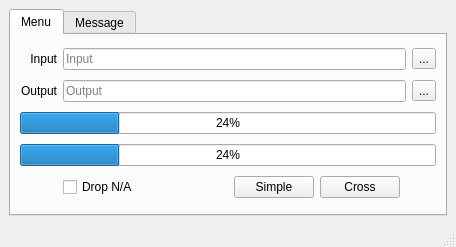
<?xml version="1.0" encoding="UTF-8"?>
<ui version="4.0">
 <class>MainWindow</class>
 <widget class="QMainWindow" name="MainWindow">
  <property name="geometry">
   <rect>
    <x>0</x>
    <y>0</y>
    <width>456</width>
    <height>247</height>
   </rect>
  </property>
  <property name="windowTitle">
   <string>MainWindow</string>
  </property>
  <widget class="QWidget" name="centralwidget">
   <layout class="QGridLayout" name="gridLayout_3">
    <item row="0" column="0">
     <widget class="QTabWidget" name="tabWidget">
      <property name="currentIndex">
       <number>0</number>
      </property>
      <widget class="QWidget" name="tabMenu">
       <attribute name="title">
        <string>Menu</string>
       </attribute>
       <layout class="QGridLayout" name="gridLayout">
        <item row="1" column="7">
         <widget class="QToolButton" name="toolButtonOutput">
          <property name="text">
           <string>...</string>
          </property>
         </widget>
        </item>
        <item row="0" column="1">
         <widget class="QLabel" name="labelInput">
          <property name="text">
           <string>Input</string>
          </property>
          <property name="alignment">
           <set>Qt::AlignRight|Qt::AlignTrailing|Qt::AlignVCenter</set>
          </property>
         </widget>
        </item>
        <item row="4" column="2">
         <widget class="QCheckBox" name="checkBoxDropNA">
          <property name="text">
           <string>Drop N/A</string>
          </property>
         </widget>
        </item>
        <item row="4" column="5">
         <widget class="QPushButton" name="pushButtonCross">
          <property name="text">
           <string>Cross</string>
          </property>
         </widget>
        </item>
        <item row="2" column="1" colspan="7">
         <widget class="QProgressBar" name="progressBarGeneral">
          <property name="value">
           <number>24</number>
          </property>
         </widget>
        </item>
        <item row="4" column="3">
         <spacer name="horizontalSpacer">
          <property name="orientation">
           <enum>Qt::Horizontal</enum>
          </property>
          <property name="sizeHint" stdset="0">
           <size>
            <width>90</width>
            <height>20</height>
           </size>
          </property>
         </spacer>
        </item>
        <item row="1" column="1">
         <widget class="QLabel" name="labelOutput">
          <property name="text">
           <string>Output</string>
          </property>
          <property name="alignment">
           <set>Qt::AlignRight|Qt::AlignTrailing|Qt::AlignVCenter</set>
          </property>
         </widget>
        </item>
        <item row="0" column="2" colspan="5">
         <widget class="QLineEdit" name="lineEditInput">
          <property name="dragEnabled">
           <bool>false</bool>
          </property>
          <property name="placeholderText">
           <string>Input</string>
          </property>
         </widget>
        </item>
        <item row="0" column="7">
         <widget class="QToolButton" name="toolButtonInput">
          <property name="text">
           <string>...</string>
          </property>
         </widget>
        </item>
        <item row="3" column="1" colspan="7">
         <widget class="QProgressBar" name="progressBar">
          <property name="value">
           <number>24</number>
          </property>
         </widget>
        </item>
        <item row="1" column="2" colspan="5">
         <widget class="QLineEdit" name="lineEditOutput">
          <property name="placeholderText">
           <string>Output</string>
          </property>
         </widget>
        </item>
        <item row="4" column="4">
         <widget class="QPushButton" name="pushButtonSimple">
          <property name="text">
           <string>Simple</string>
          </property>
         </widget>
        </item>
       </layout>
      </widget>
      <widget class="QWidget" name="tabMessage">
       <attribute name="title">
        <string>Message</string>
       </attribute>
       <layout class="QGridLayout" name="gridLayout_2">
        <item row="0" column="0">
         <widget class="QListView" name="listView"/>
        </item>
       </layout>
      </widget>
     </widget>
    </item>
   </layout>
  </widget>
  <widget class="QStatusBar" name="statusbar"/>
  <action name="actionExit">
   <property name="text">
    <string>Exit</string>
   </property>
  </action>
 </widget>
 <resources>
  <include location="../../lite.qrc"/>
 </resources>
 <connections>
  <connection>
   <sender>actionExit</sender>
   <signal>triggered()</signal>
   <receiver>MainWindow</receiver>
   <slot>close()</slot>
   <hints>
    <hint type="sourcelabel">
     <x>-1</x>
     <y>-1</y>
    </hint>
    <hint type="destinationlabel">
     <x>248</x>
     <y>119</y>
    </hint>
   </hints>
  </connection>
 </connections>
</ui>
